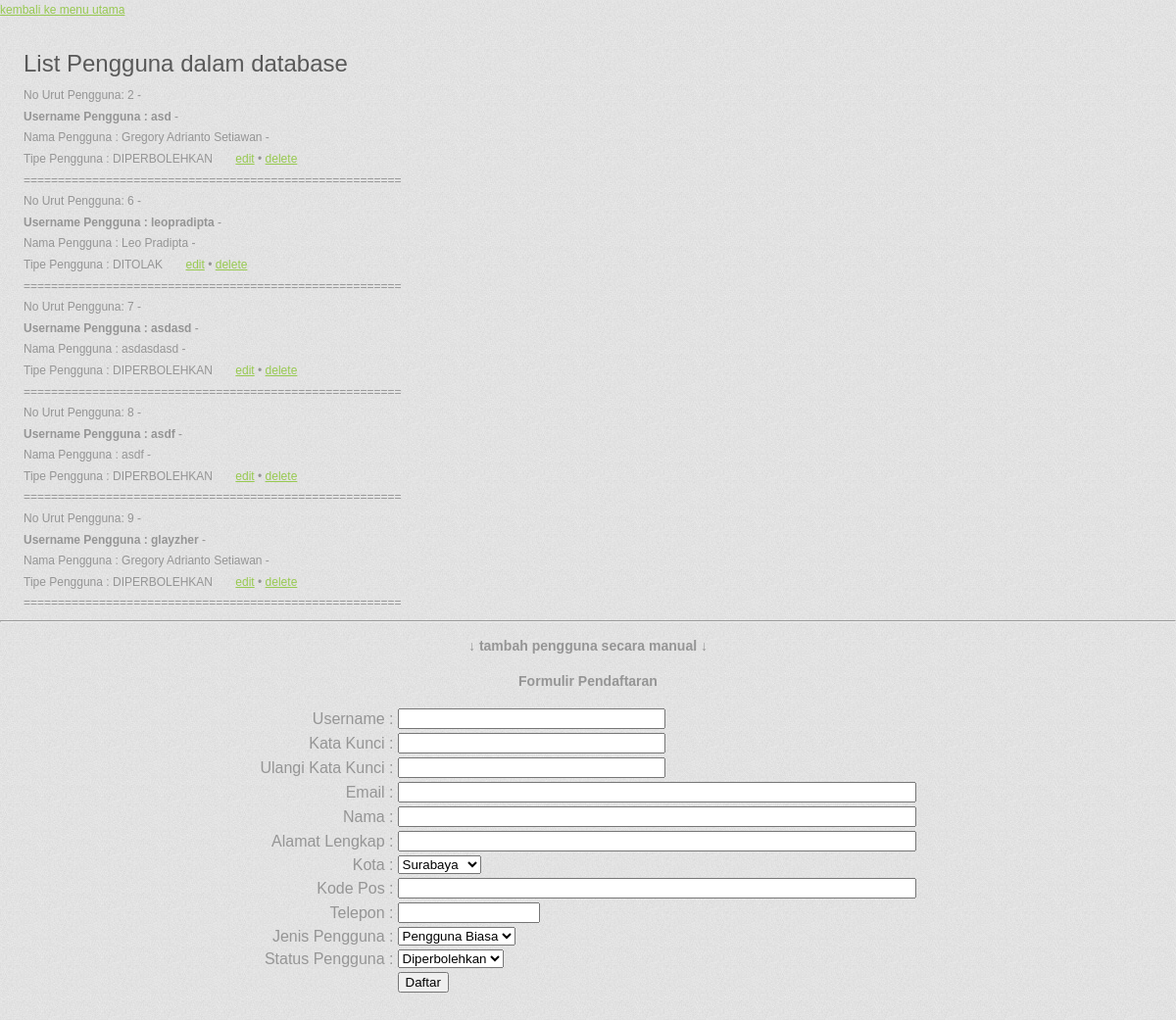
Screenshot of /admin/halaman/pengguna2.php with the database file from the repository.
### tables this page shows
CREATE TABLE IF NOT EXISTS `pengguna` (
  `no` bigint(20) unsigned NOT NULL AUTO_INCREMENT COMMENT 'no sebagai PK',
  `kode` varchar(31) NOT NULL DEFAULT '' COMMENT 'kode merupakan username, yang digunakan sebagai alternatif PK',
  `nama` varchar(63) NOT NULL DEFAULT '' COMMENT 'nama tidak unik, memungkinkan nama yang sama',
  `kata_kunci` varchar(63) NOT NULL DEFAULT '' COMMENT 'kata_kunci merupakan password',
  `alamat` text NOT NULL,
  `kode_pos` varchar(5) NOT NULL,
  `email` varchar(63) NOT NULL DEFAULT '',
  `kota` bigint(20) unsigned NOT NULL,
  `telepon` varchar(31) NOT NULL DEFAULT '',
  `tanggal_disisipkan` datetime NOT NULL DEFAULT '0000-00-00 00:00:00' COMMENT 'tanggal_disisipkan merupakan tanggal dimana data dimasukkan',
  `jenis_pengguna` bigint(20) unsigned NOT NULL,
  `status_akses` enum('DIPERBOLEHKAN','DITOLAK') NOT NULL DEFAULT 'DIPERBOLEHKAN' COMMENT 'status_akses menandai pengguna tersebut bisa akses ke sistem atau tidak tanpa menghapus rekord',
  PRIMARY KEY (`no`),
  UNIQUE KEY `kode` (`kode`),
  KEY `jenis_pengguna` (`jenis_pengguna`),
  KEY `kota` (`kota`)
);

### admin/halaman/pengguna2.php (the view, shortened to what this page needs)
<?php
if (isset($_SESSION["administrator"]))
{
?>
<script language="javascript">
    alert("harap login dulu");
    location.href("../admin_login.php");
</script>
<?
}
else
{
?>
<?php
$product_list = "";
$sql = mysql_query("SELECT * FROM pengguna ORDER BY no ASC");
$productCount = mysql_num_rows($sql);
if ($productCount > 0)
{
	while($row = mysql_fetch_array($sql))
        {
            $no = $row["no"];
	    $kode = $row["kode"];
	    $nama = $row["nama"];
	    $status_akses = $row["status_akses"];
	    $product_list .= "No Urut Pengguna: $no -
            <strong><br/>Username Pengguna : $kode</strong> -
            <br/>
            Nama Pengguna    : $nama -<br/>
            Tipe Pengguna    : $status_akses
            &nbsp; &nbsp; &nbsp;
             <a href='pengguna2_edit.php?pid=$no'>edit</a> &bull;
             <a href='pengguna2.php?deleteid=$no'>delete</a><br />
             =======================================================<br/>";
        }
}
else
{
	$product_list = "belum ada pengguna yang terdaftar di dalam database";
}
?>
<!DOCTYPE html PUBLIC "-//W3C//DTD XHTML 1.0 Transitional//EN" "http://www.w3.org/TR/xhtml1/DTD/xhtml1-transitional.dtd">
<html xmlns="http://www.w3.org/1999/xhtml">
<head>
<link rel="stylesheet" href="../style.css" type="text/css" media="screen" />
<a href="../index.php">kembali ke menu utama</a>
</head>
<body>
<div align="center" id="ContentmainWrapper">
  <div id="pageContent"><br />
<div align="left" style="margin-left:24px;">
      <h2>List Pengguna dalam database</h2>
      <?php echo $product_list; ?>
    </div>
    <hr />
    <h3>
    &darr; tambah pengguna secara manual &darr;
    </h3>
    <form action=""  method="post" onSubmit="return validasiForm();" name="reg">
        <h3>Formulir Pendaftaran</h3>
        <table border="0">
            <tr>
                <td align="right">Username : </td>
                <td>
                    <input name="kode" type="text" size="31"/>
                </td>
            </tr>
            <tr>
                <td align="right">Kata Kunci : </td>
                <td>
                    <input name="kata_kunci" type="password" size="31"/>
                </td>
            </tr>
            <tr>
                <td align="right">Ulangi Kata Kunci : </td>
                <td>
                    <input name="ulangi_kata_kunci" type="password" size="31"/>
                </td>
            </tr>
            <tr>
                <td align="right">Email : </td>
                <td>
                    <input name="email" type="text"size="63"/>
                </td>
            </tr>
            <tr>
                <td align="right">Nama : </td>
                <td>
                    <input name="nama" type="text" size="63"/>
                </td>
            </tr>
            <tr>
                <td align="right">Alamat Lengkap : </td>
                <td>
                    <input type="text" name="alamat" size="63"/>
                </td>
            </tr>
            <tr>
                <td align="right">Kota : </td>
                <td>
                    <select name="kota">
                        <?php
                        $sql = "
                            SELECT
                                *
                            FROM
                                kota";
                        $sumber_data = mysql_query($sql);
                        while($baris = mysql_fetch_assoc($sumber_data))
                        {
                            ?>
                            <option value="<?php echo($baris["no"]);?>"><?php echo($baris["nama"]);?></option>
                            <?php
                        }
                        ?>
                    </select>
                </td>
            </tr>
            <tr>
                <td align="right">Kode Pos : </td>
                <td>
                    <input type="text" name="kodepos" size="63"/>
                </td>
            </tr>
            <tr>
                <td align="right">Telepon : </td>
                <td>
                    <input name="telepon" type="text"size="15"/>
                </td>
            </tr>
            <tr>
            <td align="right">Jenis Pengguna : </td>
            <td><select name="jenis_pengguna">
            	<option value="2" selected="selected">Pengguna Biasa</option>
                </select></td>
            </tr>
            <tr>
            <td align="right">Status Pengguna : </td>
            <td><select name="status_pengguna">
                <option value="DIPERBOLEHKAN" selected="selected">Diperbolehkan</option>
                </select></td>
            </tr>
            <tr>
                <td></td>
                <td>
                    <input type="submit" name="submit" value="Daftar"/>
                </td>
            </tr>
        </table>
    </form>
    <br />
  <br />
  </div>
</div>
</body>
</html>
<?
}
?>

### style/style.css (style rules this page uses)
body { margin:0; padding:0; width:100%; color:#959595; font:normal 12px/1.8em Arial, Helvetica, sans-serif; background:url(images/bg.jpg); }
html { padding:0; margin:0; }
h2 { font:normal 24px Arial, Helvetica, sans-serif; padding:8px 0; margin:0; color:#595959; }
a { color:#97c950; text-decoration:underline; }
.header, .content, .menu_nav, .fbg, .footer, form, ol, ol li, ul, .content .mainbar, .content .sidebar { margin:0; padding:0; }

### rows the page displays
pengguna: no "2", kode "asd", nama "Gregory Adrianto Setiawan", status_akses "DIPERBOLEHKAN"
pengguna: no "6", kode "leopradipta", nama "Leo Pradipta", status_akses "DITOLAK"
pengguna: no "7", kode "asdasd", nama "asdasdasd", status_akses "DIPERBOLEHKAN"
pengguna: no "8", kode "asdf", nama "asdf", status_akses "DIPERBOLEHKAN"
pengguna: no "9", kode "glayzher", nama "Gregory Adrianto Setiawan", status_akses "DIPERBOLEHKAN"

### other values shown
form field kota "Surabaya"
